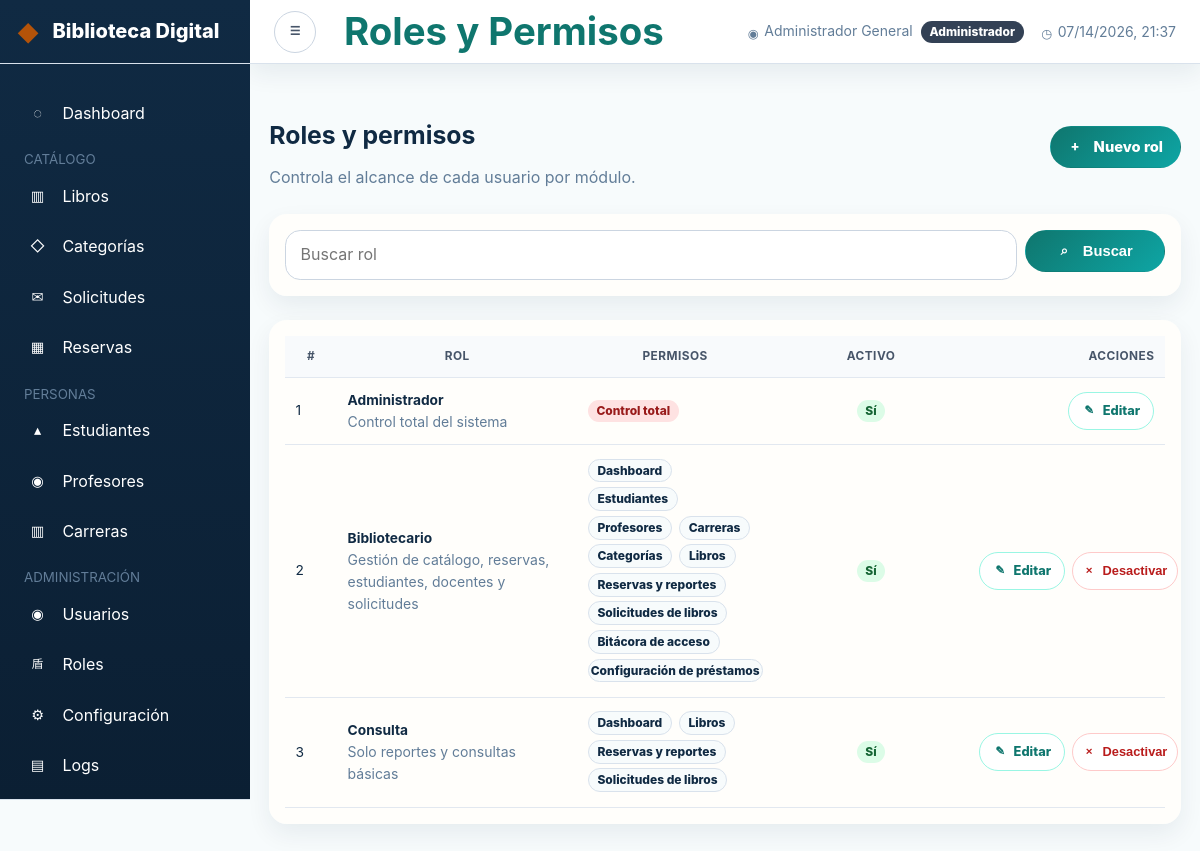
The page /public/index.php?mod=roles (signed in) on the database its author committed.
### tables this page shows
CREATE TABLE `roles` (
    `id_rol`      INT UNSIGNED NOT NULL AUTO_INCREMENT,
    `nombre`      VARCHAR(80) NOT NULL,
    `descripcion` VARCHAR(255),
    `modulos`     TEXT NOT NULL COMMENT 'CSV de módulos permitidos o * para control total',
    `activo`      TINYINT(1) NOT NULL DEFAULT 1,
    `created_at`  DATETIME NOT NULL DEFAULT CURRENT_TIMESTAMP,
    `updated_at`  DATETIME NOT NULL DEFAULT CURRENT_TIMESTAMP ON UPDATE CURRENT_TIMESTAMP,
    PRIMARY KEY (`id_rol`),
    UNIQUE KEY `uq_roles_nombre` (`nombre`)
);

### controllers/RolController.php (called while the page is built, shortened)
<?php
class RolController
{
    private RolModel $modelo;
    public function __construct()
    {
        $this->modelo = new RolModel();
    }
    public function index(): void
    {
        $busqueda = Sanitizador::texto($_GET['q'] ?? '');
        $pagina = max(1, Sanitizador::entero($_GET['pag'] ?? 1));
        $roles = $this->modelo->obtenerTodos($pagina, $busqueda);
        require_once SRC_PATH . '/views/roles/index.php';
    }
}

### public/index.php (called while the page is built, shortened)
<?php
require_once dirname(__DIR__) . '/config.php';
$modDefault = isset($_SESSION['usuario']) ? 'dashboard' : 'portal';
$mod = Sanitizador::alfanumerico($_GET['mod'] ?? $modDefault);
$accion = Sanitizador::alfanumerico($_GET['accion'] ?? 'index');
switch ($mod) {
    case 'roles':
        $controller = new RolController();
        break;
}
$controller->{$accion}();

### utilidades/Sanitizador.php (called while the page is built, shortened)
<?php
class Sanitizador
{
    public static function texto(string $valor): string
    {
        $valor = trim(strip_tags($valor));
        return preg_replace('/\s+/', ' ', $valor) ?? '';
    }
    public static function entero($valor): int
    {
        return filter_var($valor, FILTER_VALIDATE_INT) ?: 0;
    }
    public static function html(string $valor): string
    {
        return htmlspecialchars($valor, ENT_QUOTES | ENT_SUBSTITUTE, 'UTF-8');
    }
}

### utilidades/Env.php (called while the page is built, shortened)
<?php
final class Env
{
    public static function get(string $clave, mixed $default = null): mixed
    {
        $valor = getenv($clave);
        if ($valor !== false) {
            return $valor;
        }
        return $default;
    }
    public static function int(string $clave, int $default = 0): int
    {
        return (int) self::get($clave, $default);
    }
}

### conexion/Conexion.php (called while the page is built, shortened)
<?php
class Conexion
{
    private static ?Conexion $instancia = null;
    private function __construct()
    {
        $host = (string) Env::get('DB_HOST', 'localhost');
        $port = Env::int('DB_PORT', 3306);
        $name = (string) Env::get('DB_NAME', 'biblioteca_digital');
        $user = (string) Env::get('DB_USER', 'bib_app');
        $pass = (string) Env::get('DB_PASS', 'B!bl10t3c@_S3cur3#2025');
        $charset = (string) Env::get('DB_CHARSET', 'utf8mb4');
        $dsn = sprintf(
            'mysql:host=%s;port=%d;dbname=%s;charset=%s',
            $host,
            $port,
            $name,
            $charset
        );
        $opciones = [
            PDO::ATTR_ERRMODE            => PDO::ERRMODE_EXCEPTION,
            PDO::ATTR_DEFAULT_FETCH_MODE => PDO::FETCH_ASSOC,
            PDO::ATTR_EMULATE_PREPARES   => false,
            PDO::MYSQL_ATTR_FOUND_ROWS   => true,
        ];
    }
    public static function obtenerInstancia(): self
    {
        if (self::$instancia === null) {
            self::$instancia = new self();
        }
        return self::$instancia;
    }
}

### models/RolModel.php (called while the page is built, shortened)
<?php
class RolModel implements IRepositorio
{
    private PDO $pdo;
    public function __construct()
    {
        $this->pdo = Conexion::obtenerInstancia()->getConexion();
    }
    public function obtenerTodos(int $pagina = 1, string $busqueda = ''): array
    {
        $offset = ($pagina - 1) * POR_PAGINA;
        $like = "%$busqueda%";
        $stmt = $this->pdo->prepare(
            'SELECT * FROM roles
             WHERE nombre LIKE ? OR descripcion LIKE ?
             ORDER BY nombre ASC LIMIT ? OFFSET ?'
        );
        $stmt->execute([$like, $like, POR_PAGINA, $offset]);
        return $stmt->fetchAll();
    }
}

### config.php (called while the page is built, shortened)
<?php
require_once __DIR__ . '/utilidades/Env.php';
if (!function_exists('modulosPermisos')) {
    function modulosPermisos(): array
    {
        return [
            'dashboard' => 'Dashboard',
            'usuarios' => 'Usuarios',
            'roles' => 'Roles y permisos',
            'estudiantes' => 'Estudiantes',
            'profesores' => 'Profesores',
            'carreras' => 'Carreras',
            'categorias' => 'Categorías',
            'libros' => 'Libros',
            'reservas' => 'Reservas y reportes',
            'solicitudes' => 'Solicitudes de libros',
            'logs' => 'Bitácora de acceso',
            'configuracion' => 'Configuración de préstamos',
        ];
    }
}
require_once SRC_PATH . '/utilidades/Sanitizador.php';
require_once SRC_PATH . '/utilidades/FirmaDigital.php';
require_once SRC_PATH . '/conexion/Conexion.php';
require_once SRC_PATH . '/models/RolModel.php';
require_once SRC_PATH . '/controllers/RolController.php';

### views/roles/index.php (the view, shortened to what this page needs)
<?php
require_once SRC_PATH . '/views/layout/header.php';
?>
<div class="container py-4">
  <div class="d-flex justify-content-between align-items-center mb-4">
    <div>
      <h1 class="h3 mb-0">Roles y permisos</h1>
      <p class="text-muted mb-0">Controla el alcance de cada usuario por módulo.</p>
    </div>
    <a href="<?= BASE_URL ?>/index.php?mod=roles&accion=form" class="btn btn-primary">
      <i class="bi bi-plus-circle me-1"></i>Nuevo rol
    </a>
  </div>
  <div class="card border-0 shadow-sm mb-4">
    <div class="card-body">
      <form method="GET" action="<?= BASE_URL ?>/index.php" class="row g-2">
        <div class="col-md-10">
          <input type="search" name="q" class="form-control" placeholder="Buscar rol" value="<?= Sanitizador::html($busqueda ?? '') ?>">
        </div>
        <div class="col-md-2">
          <button class="btn btn-primary w-100"><i class="bi bi-search me-1"></i>Buscar</button>
        </div>
      </form>
    </div>
  </div>
  <?php if (!empty($roles)): ?>
    <div class="card border-0 shadow-sm">
      <div class="card-body table-responsive">
        <table class="table table-hover align-middle mb-0 admin-table admin-table-roles">
          <thead class="table-light">
            <tr>
              <th>#</th>
              <th>Rol</th>
              <th>Permisos</th>
              <th class="text-center">Activo</th>
              <th class="text-end">Acciones</th>
            </tr>
          </thead>
          <tbody>
            <?php foreach ($roles as $rol): ?>
              <tr>
                <td><?= (int)$rol['id_rol'] ?></td>
                <td>
                  <strong><?= Sanitizador::html($rol['nombre']) ?></strong>
                  <div class="small text-muted"><?= Sanitizador::html($rol['descripcion'] ?? '') ?></div>
                </td>
                <td>
                  <?php if (($rol['modulos'] ?? '') === '*'): ?>
                    <span class="badge badge-nowrap text-bg-danger">Control total</span>
                  <?php else: ?>
                    <?php foreach (array_filter(explode(',', (string)($rol['modulos'] ?? ''))) as $modulo): ?>
                      <span class="badge bg-light text-dark border me-1 mb-1"><?= Sanitizador::html(modulosPermisos()[$modulo] ?? $modulo) ?></span>
                    <?php endforeach; ?>
                  <?php endif; ?>
                </td>
                <td class="text-center"><?= !empty($rol['activo']) ? '<span class="badge text-bg-success">Sí</span>' : '<span class="badge text-bg-secondary">No</span>' ?></td>
                <td class="text-end table-actions-cell">
                  <div class="table-actions">
                    <a href="<?= BASE_URL ?>/index.php?mod=roles&accion=form&id=<?= (int)$rol['id_rol'] ?>" class="btn btn-sm btn-outline-primary"><i class="bi bi-pencil-square"></i> Editar</a>
                    <?php if ((int)$rol['id_rol'] !== 1 && !empty($rol['activo'])): ?>
                      <form method="POST" action="<?= BASE_URL ?>/index.php?mod=roles&accion=eliminar" class="m-0" onsubmit="return confirm('¿Desactivar este rol?');">
                        <button class="btn btn-sm btn-outline-danger"><i class="bi bi-trash"></i> Desactivar</button>
                      </form>
                    <?php endif; ?>
                  </div>
                </td>
              </tr>
            <?php endforeach; ?>
          </tbody>
        </table>
      </div>
    </div>
  <?php else: ?>
    <div class="alert alert-info">No hay roles registrados.</div>
  <?php endif; ?>
</div>
<?php require_once SRC_PATH . '/views/layout/footer.php'; ?>

### rows shown on the page
roles: id_rol "1", nombre "Administrador", descripcion "Control total del sistema", modulos "Control total", activo "Sí"
roles: id_rol "2", nombre "Bibliotecario", descripcion "Gestión de catálogo, reservas, estudiantes, docentes y solicitudes", modulos "Dashboard", modulos "Estudiantes", modulos "Profesores", modulos "Carreras", modulos "Categorías", modulos "Libros", modulos "Reservas y reportes", modulos "Solicitudes de libros", modulos "Bitácora de acceso", modulos "Configuración de préstamos", activo "Sí"
roles: id_rol "3", nombre "Consulta", descripcion "Solo reportes y consultas básicas", modulos "Dashboard", modulos "Libros", modulos "Reservas y reportes", modulos "Solicitudes de libros", activo "Sí"

### other values the page prints
Sanitizador::html($tituloPagina ?? '') "Roles y Permisos"
Sanitizador::html($_SESSION['usuario']['nombre'] ?? '') "Administrador General"
